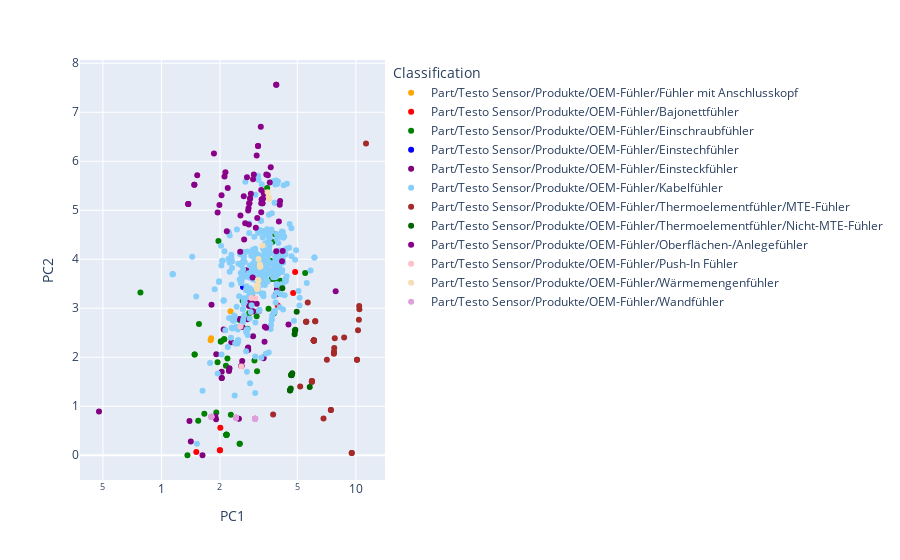

Notebook cell for this chart:
### Code cell
embedding = pca.fit_transform(scaled_data)
embedding_df = pd.DataFrame(embedding, columns=['PC1', 'PC2'])
embedding_df["Classification"] = preprocessed_data_Y
#embedding_df = embedding_df[embedding_df["Classification"] == "Part/Testo Sensor/Produkte/OEM-Fühler/Fühler mit Anschlusskopf"]
min_value = embedding_df[['PC1', 'PC2']].values.min()
if min_value < 0:
    shift = abs(min_value)
    embedding_df[['PC1', 'PC2']] += shift


fig = px.scatter(embedding_df, x='PC1', y='PC2', color=embedding_df["Classification"], 
                    color_discrete_sequence=[ "orange", "red", "green", "blue", "purple","lightskyblue", "brown", "darkgreen","darkmagenta","pink", "wheat","plum" ],
                    log_x=True, log_y=False )
fig.show()

### Figure 1 — Plotly figure (JSON) as saved in the notebook; plotly's stock layout.template omitted (floating-point values rounded to 4 significant figures; data arrays with more than 128 entries replaced by an {"elided": "..."} marker saying what was removed)
{"data": [{"hovertemplate": "Classification=Part/Testo Sensor/Produkte/OEM-Fühler/Fühler mit Anschlusskopf<br>PC1=%{x}<br>PC2=%{y}<extra></extra>", "legendgroup": "Part/Testo Sensor/Produkte/OEM-Fühler/Fühler mit Anschlusskopf", "marker": {"color": "orange", "symbol": "circle"}, "mode": "markers", "name": "Part/Testo Sensor/Produkte/OEM-Fühler/Fühler mit Anschlusskopf", "orientation": "v", "showlegend": true, "type": "scatter", "x": [2.266, 2.815, 1.791, 1.801], "xaxis": "x", "y": [2.94, 2.863, 2.347, 2.386], "yaxis": "y"}, {"hovertemplate": "Classification=Part/Testo Sensor/Produkte/OEM-Fühler/Bajonettfühler<br>PC1=%{x}<br>PC2=%{y}<extra></extra>", "legendgroup": "Part/Testo Sensor/Produkte/OEM-Fühler/Bajonettfühler", "marker": {"color": "red", "symbol": "circle"}, "mode": "markers", "name": "Part/Testo Sensor/Produkte/OEM-Fühler/Bajonettfühler", "orientation": "v", "showlegend": true, "type": "scatter", "x": [1.999, 2.008, 1.511, 4.871, 4.758, 3.965, 1.999], "xaxis": "x", "y": [0.1013, 0.5625, 0.06852, 3.739, 3.31, 3.055, 0.1013], "yaxis": "y"}, {"hovertemplate": "Classification=Part/Testo Sensor/Produkte/OEM-Fühler/Einschraubfühler<br>PC1=%{x}<br>PC2=%{y}<extra></extra>", "legendgroup": "Part/Testo Sensor/Produkte/OEM-Fühler/Einschraubfühler", "marker": {"color": "green", "symbol": "circle"}, "mode": "markers", "name": "Part/Testo Sensor/Produkte/OEM-Fühler/Einschraubfühler", "orientation": "v", "showlegend": true, "type": "scatter", "x": [1.482, 1.482, 2.528, 3.554, 2.935, 3.844, 3.102, 3.494, 2.275, 1.944, 2.146, 2.184, 2.021, 2.021, 2.771, 2.615, 2.159, 2.159, 2.159, 2.159, 2.159, 2.159, 2.927, 2.825, 2.526, 3.008, 2.526, 1.36, 1.546, 1.662, 3.276, 4.099, 5.484, 1.56, 2.103, 2.103, 0.7799, 1.963, 3.797, 3.729, 3.626, 1.915, 3.689, 3.089, 3.869], "xaxis": "x", "y": [2.056, 2.055, 2.759, 2.99, 3.335, 4.508, 1.713, 5.455, 0.828, 1.899, 1.827, 1.973, 2.322, 2.322, 2.583, 3.156, 0.4196, 0.4196, 0.4196, 0.4196, 0.4196, 0.4196, 3.295, 2.905, 0.2336, 1.935, 0.2336, 0.001242, 0.7022, 0.8475, 3.803, 3.562, 3.719, 2.678, 2.368, 2.368, 3.321, 4.372, 2.897, 4.36, 3.97, 0.8731, 3.599, 2.837, 3.585], "yaxis": "y"}, {"hovertemplate": "Classification=Part/Testo Sensor/Produkte/OEM-Fühler/Einstechfühler<br>PC1=%{x}<br>PC2=%{y}<extra></extra>", "legendgroup": "Part/Testo Sensor/Produkte/OEM-Fühler/Einstechfühler", "marker": {"color": "blue", "symbol": "circle"}, "mode": "markers", "name": "Part/Testo Sensor/Produkte/OEM-Fühler/Einstechfühler", "orientation": "v", "showlegend": true, "type": "scatter", "x": [2.627], "xaxis": "x", "y": [3.434], "yaxis": "y"}, {"hovertemplate": "Classification=Part/Testo Sensor/Produkte/OEM-Fühler/Einsteckfühler<br>PC1=%{x}<br>PC2=%{y}<extra></extra>", "legendgroup": "Part/Testo Sensor/Produkte/OEM-Fühler/Einsteckfühler", "marker": {"color": "purple", "symbol": "circle"}, "mode": "markers", "name": "Part/Testo Sensor/Produkte/OEM-Fühler/Einsteckfühler", "orientation": "v", "showlegend": true, "type": "scatter", "x": [0.4774, 2.959, 1.394, 2.502, 2.82, 2.77, 2.964, 2.61, 2.93, 3.09, 3.731, 2.9, 2.089, 2.844, 2.578, 2.578, 2.578, 3.35, 3.345, 2.602, 1.626, 1.914, 3.899, 3.899, 3.924, 2.239, 2.224, 2.229, 2.288, 1.909, 2.731, 1.893, 1.809, 3.17, 2.785, 2.785, 2.964, 2.785, 2.785, 2.785, 2.792, 2.043, 1.416, 2.043, 2.041, 2.527, 2.793, 2.793, 3.51], "xaxis": "x", "y": [0.8945, 2.43, 0.7004, 0.7453, 3.048, 2.778, 3.19, 2.62, 2.935, 3.093, 3.724, 3.127, 2.565, 3.17, 1.821, 1.821, 1.821, 1.978, 1.994, 1.924, 0, 2.06, 3.288, 3.288, 3.382, 1.776, 1.721, 1.74, 2.306, 0.7349, 3.773, 0.7896, 3.073, 2.942, 2.172, 2.172, 2.937, 2.172, 2.172, 2.172, 2.201, 1.578, 0.2811, 1.578, 1.703, 2.779, 2.155, 2.155, 3.897], "yaxis": "y"}, {"hovertemplate": "Classification=Part/Testo Sensor/Produkte/OEM-Fühler/Kabelfühler<br>PC1=%{x}<br>PC2=%{y}<extra></extra>", "legendgroup": "Part/Testo Sensor/Produkte/OEM-Fühler/Kabelfühler", "marker": {"color": "lightskyblue", "symbol": "circle"}, "mode": "markers", "name": "Part/Testo Sensor/Produkte/OEM-Fühler/Kabelfühler", "orientation": "v", "showlegend": true, "type": "scatter", "x": {"elided": "389 float values"}, "xaxis": "x", "y": {"elided": "389 float values"}, "yaxis": "y"}, {"hovertemplate": "Classification=Part/Testo Sensor/Produkte/OEM-Fühler/Thermoelementfühler/MTE-Fühler<br>PC1=%{x}<br>PC2=%{y}<extra></extra>", "legendgroup": "Part/Testo Sensor/Produkte/OEM-Fühler/Thermoelementfühler/MTE-Fühler", "marker": {"color": "brown", "symbol": "circle"}, "mode": "markers", "name": "Part/Testo Sensor/Produkte/OEM-Fühler/Thermoelementfühler/MTE-Fühler", "orientation": "v", "showlegend": true, "type": "scatter", "x": [10.14, 10.14, 9.519, 9.519, 7.706, 7.788, 7.711, 7.437, 7.437, 10.42, 10.26, 7.716, 7.736, 10.36, 3.754, 6.076, 6.076, 5.553, 5.553, 5.936, 5.936, 5.553, 6.076, 6.076, 6.076, 6.076, 6.076, 6.076, 6.179, 5.939, 5.939, 5.17, 5.655, 6.179, 6.815, 7.093, 6.076, 10.4, 11.27, 8.702], "xaxis": "x", "y": [1.949, 1.949, 0.04486, 0.04486, 2.073, 2.385, 2.093, 0.9222, 0.9222, 2.978, 2.551, 2.112, 2.19, 2.764, 0.8307, 2.342, 2.342, 2.726, 2.726, 1.502, 1.502, 2.726, 2.342, 2.342, 2.342, 2.342, 2.342, 2.342, 2.733, 1.514, 1.514, 1.403, 3.116, 2.733, 0.7495, 1.951, 2.342, 3.045, 6.361, 2.403], "yaxis": "y"}, {"hovertemplate": "Classification=Part/Testo Sensor/Produkte/OEM-Fühler/Thermoelementfühler/Nicht-MTE-Fühler<br>PC1=%{x}<br>PC2=%{y}<extra></extra>", "legendgroup": "Part/Testo Sensor/Produkte/OEM-Fühler/Thermoelementfühler/Nicht-MTE-Fühler", "marker": {"color": "darkgreen", "symbol": "circle"}, "mode": "markers", "name": "Part/Testo Sensor/Produkte/OEM-Fühler/Thermoelementfühler/Nicht-MTE-Fühler", "orientation": "v", "showlegend": true, "type": "scatter", "x": [4.185, 4.841, 5.789, 4.649, 4.649, 4.859, 4.859, 4.962, 4.586, 4.668, 4.599, 4.681, 4.624, 4.707, 4.583, 4.665, 4.881], "xaxis": "x", "y": [3.407, 2.47, 1.393, 1.638, 1.638, 2.539, 2.539, 2.929, 1.325, 1.637, 1.338, 1.65, 1.363, 1.675, 1.322, 1.634, 2.56], "yaxis": "y"}, {"hovertemplate": "Classification=Part/Testo Sensor/Produkte/OEM-Fühler/Oberflächen-/Anlegefühler<br>PC1=%{x}<br>PC2=%{y}<extra></extra>", "legendgroup": "Part/Testo Sensor/Produkte/OEM-Fühler/Oberflächen-/Anlegefühler", "marker": {"color": "darkmagenta", "symbol": "circle"}, "mode": "markers", "name": "Part/Testo Sensor/Produkte/OEM-Fühler/Oberflächen-/Anlegefühler", "orientation": "v", "showlegend": true, "type": "scatter", "x": [7.871, 2.814, 3.648, 1.373, 1.476, 3.14, 3.14, 2.192, 2.11, 2.134, 3.605, 3.261, 1.476, 2.651, 4.017, 2.857, 3.088, 1.862, 2.793, 2.038, 4.501, 3.402, 3.333, 3.259, 2.754, 2.945, 1.373, 2.662, 1.987, 2.857, 3.895, 3.278, 4.076, 3.278, 3.26, 4.171, 3.895, 3.895, 4.058, 2.542, 2.696, 2.806, 2.96, 2.548, 4.203, 3.058, 3.11, 1.945, 3.243, 3.455, 3.527, 2.169, 2.831, 3.39, 2.831, 3.359, 3.462, 1.528, 2.986, 3.307, 3.307, 1.373, 2.883], "xaxis": "x", "y": [3.347, 4.709, 5.877, 5.129, 5.52, 6.314, 6.314, 5.453, 5.689, 5.777, 5.569, 5.412, 5.52, 5.285, 4.771, 5.241, 6.119, 6.158, 4.997, 5.305, 2.669, 2.621, 5.242, 4.961, 5.676, 3.627, 5.129, 4.405, 5.11, 5.241, 4.163, 5.221, 5.188, 5.221, 5.143, 3.961, 7.562, 7.562, 5.11, 4.151, 4.736, 5.046, 5.631, 4.895, 4.166, 4.645, 4.84, 4.954, 6.704, 2.603, 5.716, 4.574, 5.143, 2.319, 5.143, 5.34, 5.73, 5.715, 5.729, 5.145, 5.145, 5.129, 5.339], "yaxis": "y"}, {"hovertemplate": "Classification=Part/Testo Sensor/Produkte/OEM-Fühler/Push-In Fühler<br>PC1=%{x}<br>PC2=%{y}<extra></extra>", "legendgroup": "Part/Testo Sensor/Produkte/OEM-Fühler/Push-In Fühler", "marker": {"color": "pink", "symbol": "circle"}, "mode": "markers", "name": "Part/Testo Sensor/Produkte/OEM-Fühler/Push-In Fühler", "orientation": "v", "showlegend": true, "type": "scatter", "x": [2.904, 3.039, 2.577, 2.547], "xaxis": "x", "y": [3.21, 3.204, 1.812, 2.628], "yaxis": "y"}, {"hovertemplate": "Classification=Part/Testo Sensor/Produkte/OEM-Fühler/Wärmemengenfühler<br>PC1=%{x}<br>PC2=%{y}<extra></extra>", "legendgroup": "Part/Testo Sensor/Produkte/OEM-Fühler/Wärmemengenfühler", "marker": {"color": "wheat", "symbol": "circle"}, "mode": "markers", "name": "Part/Testo Sensor/Produkte/OEM-Fühler/Wärmemengenfühler", "orientation": "v", "showlegend": true, "type": "scatter", "x": [3.099, 3.116, 3.144, 3.219, 3.099, 3.116, 3.144, 3.219, 3.099, 3.116, 3.144, 3.219, 3.099, 3.116, 3.144, 3.219, 3.312, 3.569, 3.222, 3.582, 3.209, 3.569, 3.156, 3.516], "xaxis": "x", "y": [3.4, 3.464, 3.571, 3.854, 3.398, 3.462, 3.57, 3.853, 3.4, 3.464, 3.571, 3.854, 3.398, 3.462, 3.57, 3.853, 4.283, 5.258, 3.865, 5.23, 3.893, 5.258, 4.004, 5.37], "yaxis": "y"}, {"hovertemplate": "Classification=Part/Testo Sensor/Produkte/OEM-Fühler/Wandfühler<br>PC1=%{x}<br>PC2=%{y}<extra></extra>", "legendgroup": "Part/Testo Sensor/Produkte/OEM-Fühler/Wandfühler", "marker": {"color": "plum", "symbol": "circle"}, "mode": "markers", "name": "Part/Testo Sensor/Produkte/OEM-Fühler/Wandfühler", "orientation": "v", "showlegend": true, "type": "scatter", "x": [2.418, 1.805, 3.032, 2.418, 1.805, 2.418, 2.418, 3.032, 1.805, 3.032, 1.805, 3.032, 1.805, 2.418, 3.032, 3.032, 2.418, 3.032, 3.032, 2.418, 1.805, 3.032, 3.032], "xaxis": "x", "y": [0.7657, 0.7853, 0.7462, 0.7657, 0.7853, 0.7657, 0.7657, 0.7462, 0.7853, 0.7462, 0.7853, 0.7462, 0.7853, 0.7657, 0.7462, 0.7462, 0.7657, 0.7462, 0.7462, 0.7657, 0.7853, 0.7462, 0.7462], "yaxis": "y"}], "layout": {"legend": {"title": {"text": "Classification"}, "tracegroupgap": 0}, "margin": {"t": 60}, "xaxis": {"anchor": "y", "domain": [0, 1], "title": {"text": "PC1"}, "type": "log"}, "yaxis": {"anchor": "x", "domain": [0, 1], "title": {"text": "PC2"}}}}
